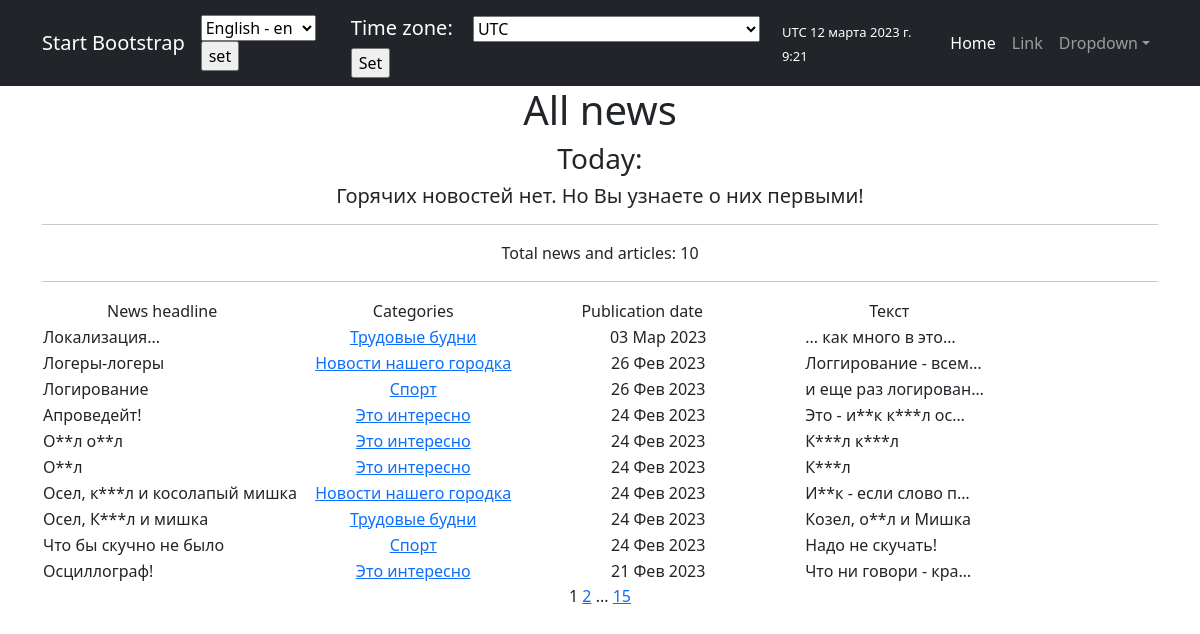
Page /news/ on the committed database.
### news/models.py (models this page shows, shortened)
class Post(models.Model):                                                                   # Модель 3
    author = models.ForeignKey(Author, on_delete=models.CASCADE)                            # - связь "один ко многим" с моделью Author
    article_or_new = models.CharField(max_length=3, choices=POSITIONS, default=article)     # ART - статья; NEW - новость
    title = models.CharField(max_length=255)                                                # Заголовок статьи или новости
    text_body = models.TextField()                                                          # Текст статьи или новости
    date_time_post = models.DateTimeField(auto_now_add=True)                                # Дата и время СОЗДАНИЯ записи
    rating_article_or_new = models.FloatField(default=0.0)                                  # Рейтинг статьи или новости
    category = models.ManyToManyField(Category, through='PostCategory')                     # - связь "многие ко многим" с моделью Category (через модель PostCategory)

class Category(models.Model):                                                       # Модель 2
    name = models.CharField(max_length=255, unique=True, help_text=_('Category name'))             # перевод
    subscribers = models.ManyToManyField(User, blank=True, null=True, related_name='categories')
    def __str__(self):
        return self.name

### news/views.py (the view, shortened to what this page needs)
# urls.py: path('', NewsList.as_view(), name='news_list'),                            # и закомментировать эту строку
class NewsList(ListView):
    curent_time = timezone.now()
    model = Post                    # Указываем модель, объекты которой мы будем выводить
    ordering = '-date_time_post'    # Поле, которое будет использоваться для сортировки объектов - дата
    template_name = 'news.html'     # Указываем имя шаблона, в котором будут все инструкции о том,
    context_object_name = 'news'    # Это имя списка, в котором будут лежать все объекты.
    paginate_by = 10                # вот так мы можем указать количество записей на странице
    def get_context_data(self, **kwargs):
        context = super().get_context_data(**kwargs)
        context['current_time'] = timezone.now()
        context['timezones'] = pytz.common_timezones
        context['hot_news'] = None
        return context

### news/templatetags/custom_filters.py (called while the page is built)
@register.filter                                # Примечание. Данный фильтр не работает,
def hide_forbidden(value):                      # если к слову "примыкает" знак препинания! (т.е. запятая или точка)
    words = value.split()
    result = []
    for word in words:
        if word in forbidden_words:
            result.append(word[0] + "*"*(len(word)-2) + word[-1])
        else:
            result.append(word)
    return " ".join(result)

### templates/news.html (shortened to what this page needs)
{% extends 'flatpages/default.html' %}
{% load i18n %}
{% load custom_filters %}
{% block content %}
    <h1>{% trans 'All news' %}</h1>
    <h3> {% trans 'Today:' %} {{ time_now|date:'d M Y' }}</h3>
    <h5> {{ hot_news|default_if_none:"Горячих новостей нет. Но Вы узнаете о них первыми!" }} </h5>
    <hr>
    <p>{% trans 'Total news and articles' %}:  {{ news|length }}</p>
    <hr>
    {% if news %}
    <table>
        <tr>
            <td>
                &emsp;&emsp;&emsp;&emsp;{% trans 'News headline' %}&emsp;&emsp;&emsp;&emsp;&emsp;&emsp;
            </td>
            <td>
                {% trans 'Categories' %}
            </td>
            <td>
                  &emsp;&emsp;&emsp;&emsp; {% trans 'Publication date' %} &emsp;&emsp;&emsp;&emsp;&emsp;&emsp;
            </td>
            <td>
                   &emsp;&emsp;&emsp;&emsp;{% trans 'Text' %} &emsp;&emsp;&emsp;&emsp;&emsp;&emsp;
            </td>
        </tr>
        {% for new in news %}
        <tr>
            <td align="left">{{ new.title | hide_forbidden }}</td>
            <td>
                {% for category in new.category.all %}
                    <a href="{% url 'category_list' category.id %}">{{ category }}</a>
                {% endfor %}
            </td>
            <td align="center">{{ new.date_time_post | date:'d M Y' }}</td>
            <td align="left">{{ new.text_body | truncatechars:20 | hide_forbidden }}</td>
        </tr>
        {% endfor %}
    </table>
    {% else %}
        <h2>{% trans 'No news!' %}</h2>
    {% endif %}
   {{ page_obj.number }}
   {% if page_obj.has_next %}
       <a href="?page={{ page_obj.next_page_number }}">{{ page_obj.next_page_number }}</a>
       {% if paginator.num_pages != page_obj.next_page_number %}
           ...
           <a href="?page={{ page_obj.paginator.num_pages }}">{{ page_obj.paginator.num_pages }}</a>
       {% endif %}
   {% endif %}
{% endblock content %}

### rows in the picture
Post: title|hide_forbidden "Локализация...", date_time_post "03 Мар 2023", text_body|hide_forbidden "... как много в это…"
Category: name "Трудовые будни"
Post: title|hide_forbidden "Логеры-логеры", date_time_post "26 Фев 2023", text_body|hide_forbidden "Логгирование - всем…"
Category: name "Новости нашего городка"
Post: title|hide_forbidden "Логирование", date_time_post "26 Фев 2023", text_body|hide_forbidden "и еще раз логирован…"
Category: name "Спорт"
Post: title|hide_forbidden "Апроведейт!", date_time_post "24 Фев 2023", text_body|hide_forbidden "Это - и**к к***л ос…"
Category: name "Это интересно"
Post: title|hide_forbidden "О**л о**л", date_time_post "24 Фев 2023", text_body|hide_forbidden "К***л к***л"
Post: title|hide_forbidden "О**л", date_time_post "24 Фев 2023", text_body|hide_forbidden "К***л"
Post: title|hide_forbidden "Осел, к***л и косолапый мишка", date_time_post "24 Фев 2023", text_body|hide_forbidden "И**к - если слово п…"
Post: title|hide_forbidden "Осел, К***л и мишка", date_time_post "24 Фев 2023", text_body|hide_forbidden "Козел, о**л и Мишка"
Post: title|hide_forbidden "Что бы скучно не было", date_time_post "24 Фев 2023", text_body|hide_forbidden "Надо не скучать!"
Post: title|hide_forbidden "Осциллограф!", date_time_post "21 Фев 2023", text_body|hide_forbidden "Что ни говори - кра…"

### other values in the picture
{{ TIME_ZONE }} "UTC"
{{ current_time|timezone:TIME_ZONE }} "12 марта 2023 г. 9:21"
{{ news|length }} "10"
{{ page_obj.number }} "1"
{{ page_obj.next_page_number }} "2"
{{ page_obj.paginator.num_pages }} "15"
form field language "English - en"
form field timezone "UTC"
